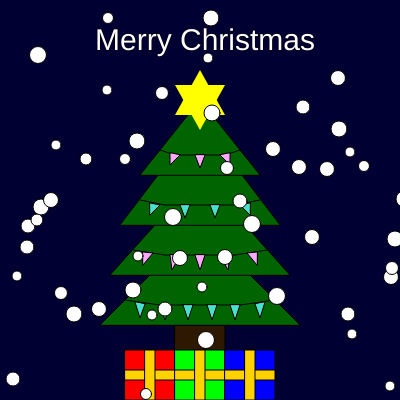
Frame 1 (no input)
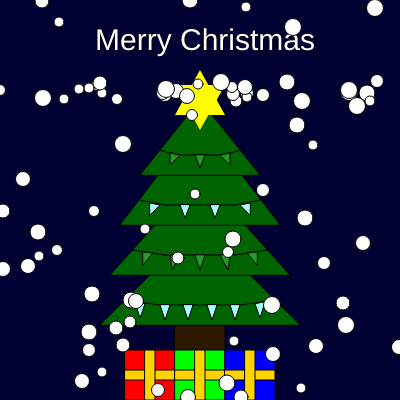
Frame 60 (no input)
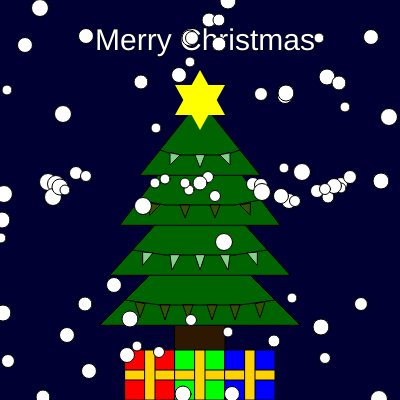
Frame 120 (the mouse pressed at the canvas centre since frame 60)

The p5.js sketch that drew these frames (run headless with seeded random() and noise() and a simulated clock; from frame 60 on, the mouse is pressed at the canvas centre):

// p5.js sketch
// ── sketch.js
var Xs = [];
var Ys = [];
var diameters = [];

var xSpeeds = [];
var ySpeeds = [];

function setup() {
  createCanvas(400, 400);
  
  Xs[0] = 50;
  Ys[0] = 50;
  diameters[0] = 30;
  
  Xs[1] = 50;
  Ys[1] = 50;
  diameters[1] = 25;
  for (var i = 0; i < 80; i++) {
        xSpeeds[i] = Math.floor(Math.random() * (Math.floor(Math.random() * 3)) + 1);
        ySpeeds[i] = Math.floor(Math.random() * (Math.floor(Math.random() * 3)) + 1);
        Xs[i] = getRandomNumber(400);
        Ys[i] = getRandomNumber(600);
        diameters[i] = getRandomNumber(8);
    }
}

function draw() {
  background(0,0,50);
treeCreation();
treeStar();
treeLights();
treePresents();
  
   textSize(30);
  fill(255,255,255)
  text('Merry Christmas',95,50)
  
  for(var i = 0; i < Xs.length; i++)
  {
    fill(255,255,255)
    circle(Xs[i], Ys[i], diameters [i]);
     
    xSpeeds[i] = Math.floor(Math.random() * (Math.floor(Math.random() * 5)) + 1);
    ySpeeds[i] = Math.floor(Math.random() * (Math.floor(Math.random() * 5)) + 1);

        Xs[i] += xSpeeds[i];
        Ys[i] += ySpeeds[i];
    
        if (Xs[i] > width) {
            Xs[i] = 0;
        }
        if (Xs[i] < 0) {
            Xs[i] = width;
        }
        if (Ys[i] > height) {
            Ys[i] = 0;
        }
        if (Ys[i] < 0) {
            Ys[i] = height;
        }
  }
}


function treeStar()
{
  fill(255,255,0)
  noStroke();
  triangle(175,85,200,130,225,85)
  triangle(175,115,200,70,225,115)
  stroke(1);
}
function treeLights()
{
  line(160,150,175,155)
  line(175,155,225,155)
  line(225,155,240,150)
  fill(Ys,Xs,diameters)
  triangle(170,153,170,165,180,155)
  triangle(195,155,200,168,205,155)
  triangle(230,153,230,165,220,155)
  line(140,200,165,205)
  line(165,205,235,205)
  line(235,205,260,200)
  fill(Xs,Ys,Xs)
  triangle(150,203,160,205,150,215)
  triangle(180,205,185,218,190,205)
  triangle(220,205,215,218,210,205)
  triangle(250,203,240,205,250,215)
  line(133,250,165,255)
  line(165,255,235,255)
  line(235,255,267,250)
  fill(Ys,Xs,diameters)
  triangle(143,252,153,253,143,265)
  triangle(170,255,172,270,180,255)
  triangle(195,255,200,270,205,255)
  triangle(230,255,228,270,220,255)
  triangle(257,252,247,253,257,265)
  line(125,300,160,305)
  line(160,305,240,305)
  line(240,305,275,300)
  fill(Xs,Ys,Xs)
  triangle(135,302,140,318,145,304)
  triangle(160,305,165,320,170,305)
  triangle(183,305,188,320,193,305)
  triangle(217,305,212,320,207,305)
  triangle(240,305,235,320,230,305)
  triangle(265,302,260,318,255,304)
}
function treeCreation()
{
    fill(46,24,1)
  rect(175,325,50,75)
  fill(0,100,0)
  triangle(100,325,200,225,300,325)
  triangle(110,275,200,175,290,275)
  triangle(120,225,200,120,280,225)
  triangle(140,175,200,100,260,175)
}
function treePresents()
{
  fill(255,0,0)
rect(125,350,50,50)
  fill(0,255,0)
rect(175,350,50,50)
  fill(0,0,255)
rect(225,350,50,50)
  fill(255, 210, 0)
  rect(125,370,50,10)
  rect(145,350,10,50)
  rect(175,370,50,10)
  rect(195,350,10,50)
  rect(225,370,50,10)
  rect(245,350,10,50)
}

function getRandomNumber(number) {
    return Math.floor(Math.random() * number) + 10;
}
